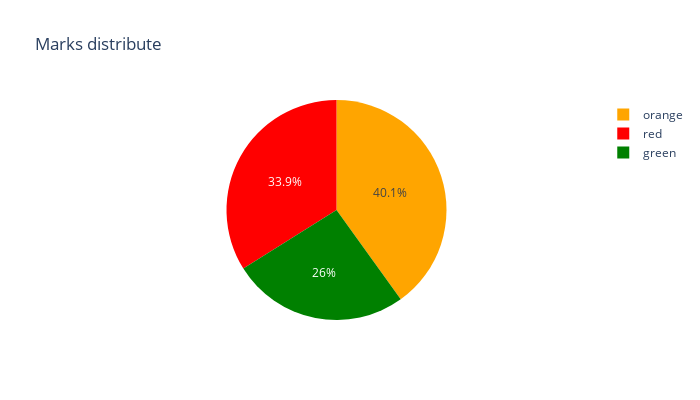

The notebook cell saved with this chart:
### Markdown cell above
### data embalance check

### Code cell
print("The number of samples in the class 'red' : " , df['تصنيف'][df['تصنيف'] == "أحمر"].count())
print("The number of samples in the class 'orange' : " , df['تصنيف'][df['تصنيف'] == "برتقالي"].count())
print("The number of samples in the class 'green' : " , df['تصنيف'][df['تصنيف'] == "أخضر"].count())

import plotly.express as px

colors = {"red":df['تصنيف'][df['تصنيف'] == "أحمر"].count(), "orange":df['تصنيف'][df['تصنيف'] == "برتقالي"].count(), "green":df['تصنيف'][df['تصنيف'] == "أخضر"].count()}
sorted_colors = dict(sorted(colors.items(), key=lambda x: x[1], reverse=True))

fig = px.pie(values=list(sorted_colors.values()), names=list(sorted_colors.keys()), width=700, height=400, color_discrete_sequence=list(sorted_colors.keys()), title="Marks distribute")

fig.show()

### Figure 1 — Plotly figure (JSON) as saved in the notebook; plotly's stock layout.template omitted (floating-point values rounded to 4 significant figures)
{"data": [{"domain": {"x": [0, 1], "y": [0, 1]}, "hovertemplate": "label=%{label}<br>value=%{value}<extra></extra>", "labels": ["orange", "red", "green"], "legendgroup": "", "name": "", "showlegend": true, "type": "pie", "values": [1002, 848, 650]}], "layout": {"height": 400, "legend": {"tracegroupgap": 0}, "piecolorway": ["orange", "red", "green"], "title": {"text": "Marks distribute"}, "width": 700}}
